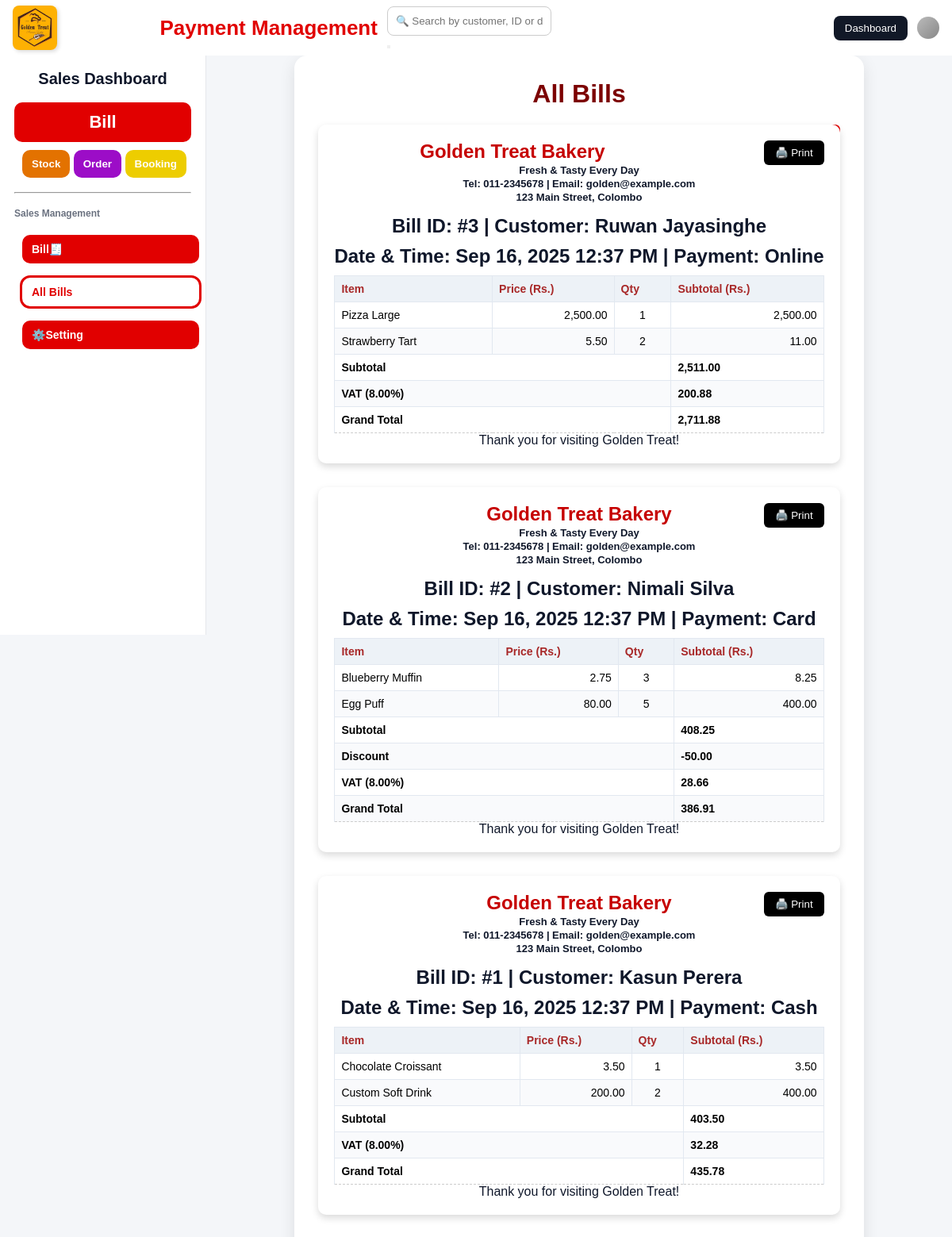
Screenshot of /bakehouse/payment/save_bill.php with the database file from the repository.
### tables this page shows
CREATE TABLE bills (
    id INT AUTO_INCREMENT PRIMARY KEY,
    customer_name VARCHAR(255) NOT NULL,
    created_at TIMESTAMP DEFAULT CURRENT_TIMESTAMP
);

CREATE TABLE settings (
    id INT PRIMARY KEY AUTO_INCREMENT,
    shop_name VARCHAR(255) NOT NULL,
    shop_slogan VARCHAR(255),
    shop_tel VARCHAR(50),
    shop_email VARCHAR(255),
    shop_address TEXT,
    thank_note TEXT,
    vat_percent DECIMAL(5,2) DEFAULT 0.00
);

CREATE TABLE bill_items (
    id INT AUTO_INCREMENT PRIMARY KEY,
    bill_id INT NOT NULL,
    item_name VARCHAR(255) NOT NULL,
    price DECIMAL(10,2) NOT NULL,
    qty INT NOT NULL,
    FOREIGN KEY (bill_id) REFERENCES bills(id) ON DELETE CASCADE
);

### bakehouse/payment/save_bill.php (the view, shortened to what this page needs)
<?php
$host = "localhost";
$user = "root";
$pass = "";
$db   = "golden_treat";
$conn = new mysqli($host, $user, $pass, $db);
if (!empty($_GET['search'])) {
    $search = $conn->real_escape_string($_GET['search']);
    $sql = "SELECT * FROM bills
            WHERE customer_name LIKE '%$search%'
               OR id LIKE '%$search%'
            ORDER BY id DESC";
} else {
    $sql = "SELECT * FROM bills ORDER BY id DESC";
}
?>
<!DOCTYPE html>
<html lang="en">
<head>
<link rel="stylesheet" href="style1.css">
<?php
$host = "localhost";
$user = "root";
$pass = "";
$db   = "golden_treat";
$conn = new mysqli($host, $user, $pass, $db);
$settings = $conn->query("SELECT * FROM settings WHERE id=1")->fetch_assoc();
$shop_name    = $settings['shop_name'];
$shop_slogan  = $settings['shop_slogan'];
$shop_tel     = $settings['shop_tel'];
$shop_email   = $settings['shop_email'];
$shop_address = $settings['shop_address'];
$thank_note   = $settings['thank_note'];
$vat_percent  = $settings['vat_percent'];
$search = "";
if (!empty($_GET['search'])) {
    $search = $conn->real_escape_string($_GET['search']);
    $sql = "SELECT * FROM bills
            WHERE customer_name LIKE '%$search%'
               OR id LIKE '%$search%'
            ORDER BY id DESC";
} else {
    $sql = "SELECT * FROM bills ORDER BY id DESC";
}
$billsResult = $conn->query($sql);
?>
</head>
<body>
  <div class="header">
    <div class="header-left"><img src="logo.jpg" alt="Logo" /></div>
    <div class="header-middle">
      <div class="header-middle-title">Payment Management</div>
      <div class="search-bar">
        <form method="GET" action="" class="search-form">
          <input id="globalSearch" type="text" name="search"
                 placeholder="🔍 Search by customer, ID or date..."
                 value="<?= htmlspecialchars($search) ?>">
          <button type="submit"></button>
        </form>
      </div>
    </div>
    <div class="header-right">
      <button class="role-btn" onclick="window.location.href='../index.html'">Dashboard</button>
      <div class="user-icon"></div>
    </div>
  </div>
  <div class="layout">
    <aside class="sidebar">
      <h1>Sales Dashboard</h1>
      <nav>
        <button class="salesbtn" onclick="window.location.href='index.php'">Bill</button>
        <div class="otherbtn">
          <button class="Sbtn" onclick="window.location.href='../stoke/stock.php'">Stock</button>
          <button class="Ubtn" onclick="window.location.href='../order/order.php'">Order</button>
          <button class="Bbtn" onclick="window.location.href='../booking/index.html'">Booking</button>
        </div>
        <hr />
        <p>Sales Management</p>
        <div class="salebtn">
          <button class="tab-btn " onclick="window.location.href='index.php'">Bill🧾</button>
          <button class="tab-btn active" onclick="window.location.href='all_bills.php'">All Bills</button>
          <button class="tab-btn " onclick="window.location.href='setting.php'">⚙️Setting</button>
        </div>
      </nav>
    </aside>
    <div class="container">
      <h1>All Bills</h1>
      <a href="setting.php" style="float:right; margin-bottom:10px; padding: 8px 16px; background: #e10000; color: #fff; text-decoration: none; border-radius: 6px;">⚙️ Edit Shop Settings</a>
      <?php
      if ($billsResult->num_rows > 0) {
          while ($bill = $billsResult->fetch_assoc()) {
              echo '<div class="card" id="bill-'.$bill['id'].'">';
              echo '<button class="print-btn" onclick="printBill('.$bill['id'].')">🖨️ Print</button>';
              echo '<div class="shop-info">
                      <h2>'.$shop_name.'</h2>
                      <p>'.$shop_slogan.'</p>
                      <p>Tel: '.$shop_tel.' | Email: '.$shop_email.'</p>
                      <p>'.$shop_address.'</p>
                    </div>';
              echo '<div class="bill-meta">
                      <p><strong>Bill ID:</strong> #'.$bill['id'].' | <strong>Customer:</strong> '.htmlspecialchars($bill['customer_name']).'</p>
                      <p><strong>Date & Time:</strong> '.date('M d, Y g:i A', strtotime($bill['created_at'])).' | <strong>Payment:</strong> '.$bill['payment_method'].'</p>
                    </div>';
              $itemsResult = $conn->query("SELECT * FROM bill_items WHERE bill_id=".$bill['id']);
              echo '<table><thead><tr>
                      <th>Item</th>
                      <th>Price (Rs.)</th>
                      <th>Qty</th>
                      <th>Subtotal (Rs.)</th>
                    </tr></thead><tbody>';
              $total = 0;
              while ($item = $itemsResult->fetch_assoc()) {
                  $subtotal = $item['price'] * $item['qty'];
                  echo "<tr>
                          <td>".htmlspecialchars($item['item_name'])."</td>
                          <td style='text-align: right;'>".number_format($item['price'],2)."</td>
                          <td style='text-align: center;'>{$item['qty']}</td>
                          <td style='text-align: right;'>".number_format($subtotal,2)."</td>
                        </tr>";
                  $total += $subtotal;
              }
              $discount = floatval($bill['discount'] ?? 0);
              $vat = ($total - $discount) * ($vat_percent / 100);
              $grandTotal = $total - $discount + $vat;
              echo "<tr class='total-row'><td colspan='3'>Subtotal</td><td>".number_format($total,2)."</td></tr>";
              if ($discount > 0) {
                  echo "<tr class='total-row'><td colspan='3'>Discount</td><td>-".number_format($discount,2)."</td></tr>";
              }
              echo "<tr class='total-row'><td colspan='3'>VAT ({$vat_percent}%)</td><td>".number_format($vat,2)."</td></tr>";
              echo "<tr class='total-row'><td colspan='3'><strong>Grand Total</strong></td><td><strong>".number_format($grandTotal,2)."</strong></td></tr>";
              echo '</tbody></table>';
              echo '<div class="thank-note">'.$thank_note.'</div>';
              echo '</div>';
          }
      } else {
          echo "<div class='no-bills'>No bills found. <a href='index.php'>Create a new bill</a>.</div>";
      }
      ?>
    </div>
  </div>
</body>
</html>

### rows the page displays
bills: id "3", customer_name "Ruwan Jayasinghe", created_at "Sep 16, 2025 12:37 PM", payment_method "Online", total "2,511.00", discount.vat_percent "200.88", discount.vat_percent "2,711.88"
settings: shop_name "Golden Treat Bakery", shop_slogan "Fresh & Tasty Every Day", shop_tel "011-2345678", shop_email "golden@example.com", shop_address "123 Main Street, Colombo", vat_percent "8.00", thank_note "Thank you for visiting Golden Treat!"
bill_items: item_name "Pizza Large", price "2,500.00", qty "1", subtotal "2,500.00"
bill_items: item_name "Strawberry Tart", price "5.50", qty "2", subtotal "11.00"
bills: id "2", customer_name "Nimali Silva", created_at "Sep 16, 2025 12:37 PM", payment_method "Card", total "408.25", discount "50.00", discount.vat_percent "28.66", discount.vat_percent "386.91"
bill_items: item_name "Blueberry Muffin", price "2.75", qty "3", subtotal "8.25"
bill_items: item_name "Egg Puff", price "80.00", qty "5", subtotal "400.00"
bills: id "1", customer_name "Kasun Perera", created_at "Sep 16, 2025 12:37 PM", payment_method "Cash", total "403.50", discount.vat_percent "32.28", discount.vat_percent "435.78"
bill_items: item_name "Chocolate Croissant", price "3.50", qty "1"
bill_items: item_name "Custom Soft Drink", price "200.00", qty "2", subtotal "400.00"
